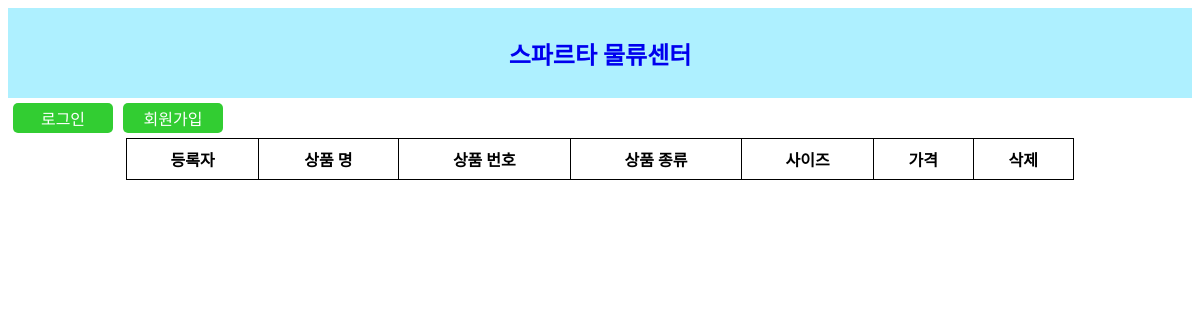
Before: / with the older database file.
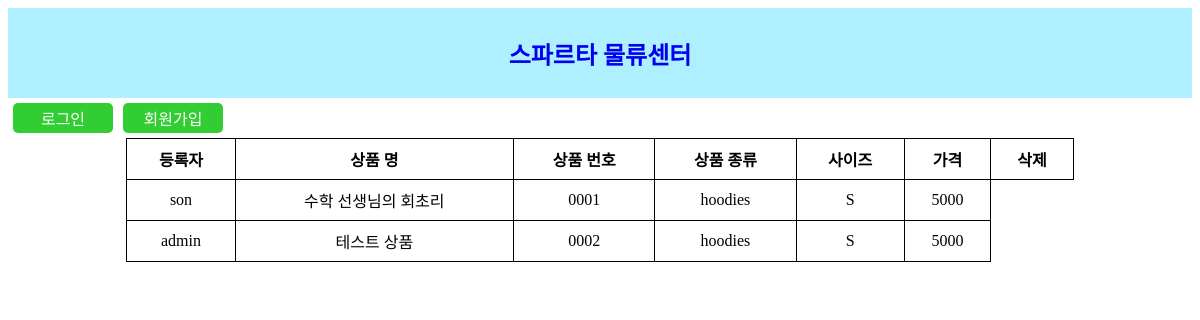
After: the same page with the newer database file.
### base/models.py (models this page shows)
class Product(models.Model):
    class Meta:
        db_table = "product"
    author = models.ForeignKey(UserModel, on_delete=models.CASCADE)
    code = models.CharField(max_length=5)
    name = models.CharField(max_length=20)
    type = models.CharField(max_length=200)
    price = models.PositiveIntegerField()
    sizes = (
        ('S', 'Small'),
        ('M', 'Medium'),
        ('L', 'Large'),
        ('F', 'Free'),
    )
    size = models.CharField(choices=sizes, max_length=1)

### user/models.py (models this page shows)
class UserModel(AbstractUser):
    class Meta:
        db_table = "my_user"

### base/views.py (the view)
# urls.py: path('', include('base.urls')),  # base app url 연결
def base(request):
    products = Product.objects.all()
    return render(request, 'base.html',{'products':products})

### templates/base.html (shortened to what this page needs)
<!DOCTYPE html>
<html>
<head>
</head>
<body>
<div class="title">
    <div class="main"><a href="/">스파르타 물류센터</a></div>
</div>
<div style="display: flex">
    {% if not user.is_authenticated %}
        <a href="/sign-in">
            <div class="btn">로그인</div>
        </a>
        <a href="/sign-up">
            <div class="btn">회원가입</div>
        </a>
    {% endif %}
</div>
<table>
    <thead>
    <tr>
        <th>등록자</th>
        <th>상품 명</th>
        <th>상품 번호</th>
        <th>상품 종류</th>
        <th>사이즈</th>
        <th>가격</th>
        <th>삭제</th>
    </tr>
    </thead>
    <tbody>
    {% for product in products %}
        <tr>
            <td>{{ product.author }}</td>
            <td>{{ product.name }}</td>
            <td>{{ product.code }}</td>
            <td>{{ product.type }}</td>
            <td>{{ product.size }}</td>
            <td>{{ product.price }}</td>
        </tr>
    {% endfor %}
    </tbody>
</table>
</body>
</html>

### templates/base.html (style rules this page uses)
.title { display: flex; justify-content: space-between; align-items: center; font-size: 24px; font-weight: bold; padding: 10px; background-color: #aef0ff; height: 70px; }
.main { flex: 1; text-align: center; }
table { width: 80%; margin: 0 auto; border-collapse: collapse; }
th, td { border: 1px solid black; padding: 8px; text-align: center; }
.btn { background-color: limegreen; color: white; text-align: center; width: 100px; height: 30px; border-radius: 5px; margin: 5px; text-decoration: none; display: flex; align-items: center; justify-content: center; }
a { text-decoration: none; }

Changed rows visible on the page:
added Product: author "son", name "수학 선생님의 회초리", code "0001", type "hoodies", size "S", price "5000"
added Product: author "admin", name "테스트 상품", code "0002", type "hoodies", size "S", price "5000"
